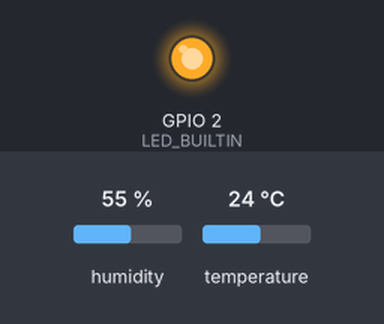
The sketch below on a simulated ESP8266 (NodeMCU). Shown: output pins drawn as LEDs (lit = HIGH, except the on-board LED, lit = LOW). Inputs (shaded band) come from the test bench; at power-on: humidity 55 %, temperature 24 °C. WiFi joins after 1.5 s; servers stay silent unless stated; uploads are accepted with an empty reply; what the sketch prints to the serial monitor is not drawn.

Above: at 0.1 s.
At 1.6 s:
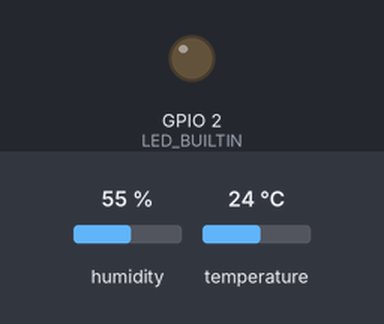
Timing chart, 0 to 3.1 s (numbered marks = the images above):
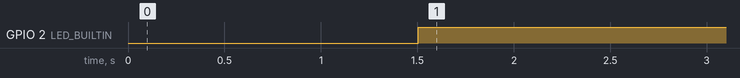

Measured:
- by itself, GPIO 2 (LED_BUILTIN): LOW → HIGH at 1.5 s

The sketch:

ESP8266TemperatureLogger.ino
```cpp
#include <SparkFun_Si7021_Breakout_Library.h>
#include <Wire.h>
#include <ESP8266WiFi.h>
#include <ESP8266HTTPClient.h>
#include <ArduinoJson.h>
#include <WiFiClientSecure.h>

// ==============================================================
// CONSTANTS - change these before uploading to ESP8266
// ==============================================================
const char* wifiSsid      = "YOUR_WIFI_SSID";
const char* wifiPassword  = "YOUR_WIFI_PSK";

const char* matrixHomeserver    = "YOUR_HS"; // do not include trailing slash or "https://" parts
const char* matrixAccessToken   = "YOUR_AT";
const char* matrixRoomId        = "YOUR_ROOM";
const char* stationName         = "Home Server Room";

const bool  useHttps            = true;
const char* certFingerprint     = "YOUR_CERT_FINGERPRINT";
const int   httpsPort           = 443;

const long  wifiConnectTimeout  = 30000;
const bool  useLedIfFailedConn  = true;

const int   updateInterval      = 60000; // milliseconds
// --------------------------------------------------------------

// ==============================================================
// GLOBAL VARIABLES - things used by the entire application
// ==============================================================
Weather sensor;
HTTPClient http;

float humidity = 0;
float tempc = 0;
float tempf = 0;
// --------------------------------------------------------------

// ==============================================================
// FUNCTIONS
// ==============================================================
void readWeather() {
  // Always read humidity first - it automatically loads in the temperature data, making the call
  // slightly faster
  humidity = sensor.getRH();
  tempc = sensor.getTemp();
  tempf = sensor.getTempF();
}

void createEventBody(char* buffer, int bufferLen, float tempc, float tempf, float humidity) {
  DynamicJsonBuffer jsonBuffer;
  JsonObject& root = jsonBuffer.createObject();

  root["temp_c"] = tempc;
  root["temp_f"] = tempf;
  root["rel_humidity"] = humidity;
  root["station_name"] = stationName;

  root.printTo(buffer, bufferLen);
}

void doSecurePut(char* data) {
  WiFiClientSecure https;

  int attempts = 0;
  while (!https.connect(matrixHomeserver, httpsPort)) {
    Serial.println("HTTP - Failed to connect - retrying");
    attempts++;
  }

  if (https.verify(certFingerprint, matrixHomeserver)) {
    Serial.println("HTTP - Certificate OK");
  } else {
    Serial.println("HTTP - Certificate doesn't match (continuing anyway)");
  }

  String url = "/_matrix/client/r0/rooms/" + String(matrixRoomId) + "/send/io.t2l.matrix.weather/e" + String(millis()) + "?access_token=" + String(matrixAccessToken);
  https.print("PUT " + url + " HTTP/1.1\r\n");
  https.print("Host: " + String(matrixHomeserver) + ":" + String(httpsPort) + "\r\n");
  https.print("Connection: close\r\n");
  https.print("Content-Type: application/json\r\n");
  https.print("Content-Length: " + String(String(data).length()) + "\r\n");
  https.print("\r\n");
  https.print(String(data));

  Serial.println("HTTP - Listening for response");
  delay(100);

  // Need to read the first line to ensure that we get a correct available() return
  String line = https.readStringUntil('\n');
  Serial.print(line);

  while (https.connected() || https.available() > 0) {
    while (https.available() > 0) {
      Serial.print(char(https.read()));
    }
  }

  Serial.println("\nDone processing");
}

void postMatrixEvent() {
  char buffer[512];
  createEventBody(buffer, 512, tempc, tempf, humidity);

  if (useHttps) {
    doSecurePut(buffer);
    return;
  }

  String url = "http://" + String(matrixHomeserver) + "/_matrix/client/r0/rooms/" + String(matrixRoomId) + "/send/io.t2l.matrix.weather/e" + String(millis()) + "?access_token=" + String(matrixAccessToken);
  Serial.println("PUT - " + url);
  Serial.println(buffer);

  http.begin(url);
  http.addHeader("Content-Type", "application/json");
  int rc = http.sendRequest("PUT", buffer);
  Serial.print("HTTP ");
  Serial.println(rc);

  String body = http.getString();
  Serial.println(body);
}

void publishWeather() {
  Serial.print("Temp ");
  Serial.print(tempc);
  Serial.print("C (");
  Serial.print(tempf);
  Serial.print("F), Humidity ");
  Serial.print(humidity);
  Serial.println("%");

  if (WiFi.status() != WL_CONNECTED) {
    return; // can't send data, so don't
  }

  postMatrixEvent();
}

void connectWifi() {
  WiFi.disconnect();

  Serial.print("Connecting to wifi: ");
  Serial.println(wifiSsid);

  WiFi.begin(wifiSsid, wifiPassword);

  long start = millis();
  while (WiFi.status() != WL_CONNECTED && millis() - start < wifiConnectTimeout) {
    delay(500);
    Serial.print(".");
  }
  Serial.println();

  if (WiFi.status() != WL_CONNECTED) {
    Serial.println("WARNING - Was not able to connect to Wifi");

    if (useLedIfFailedConn) {
      pinMode(LED_BUILTIN, OUTPUT);
      digitalWrite(LED_BUILTIN, LOW); // actually on
    }
  } else {
    Serial.println("Connected to wifi");
    if (useLedIfFailedConn) {
      pinMode(LED_BUILTIN, OUTPUT);
      digitalWrite(LED_BUILTIN, HIGH); // actually off
    }
  }
}
// --------------------------------------------------------------

// ==============================================================
// SETUP & LOOP
// ==============================================================
void setup() {
  Serial.begin(9600);

  sensor.begin(); // set up SI7021
}

void loop() {
  if (WiFi.status() != WL_CONNECTED) {
    Serial.println("WARNING - Wifi not connected");
    connectWifi();
  }

  readWeather();
  publishWeather();

  delay(updateInterval);
}
// --------------------------------------------------------------
```
